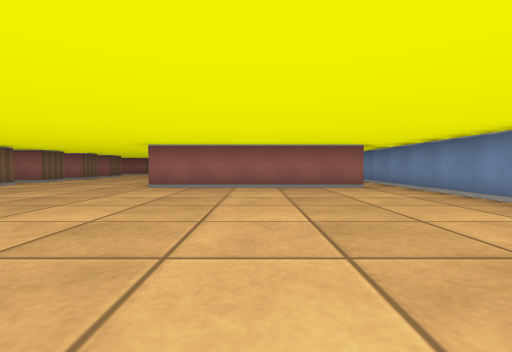
[1] (above)

24 first-person views from a walk through a cub3D level. The camera is about half as high as the walls, tilts 2° down and sees 85° across. The floor is counted in squares. Each view is taken from the middle of a square. On the plan, view 1 faces up. The plan holds only what a view shows up to about 9 squares ahead; the rest is blank.

[2]
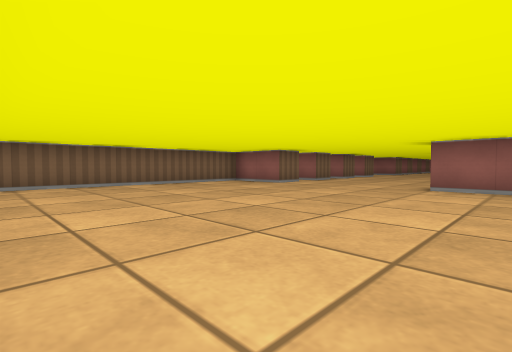

[3]
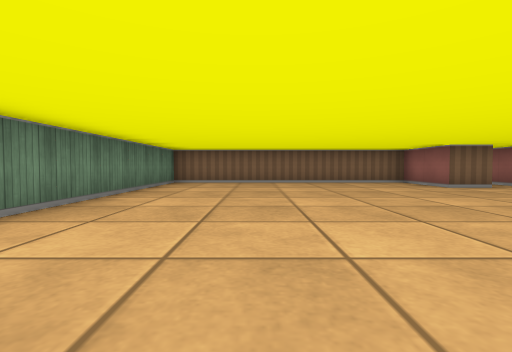

[4]
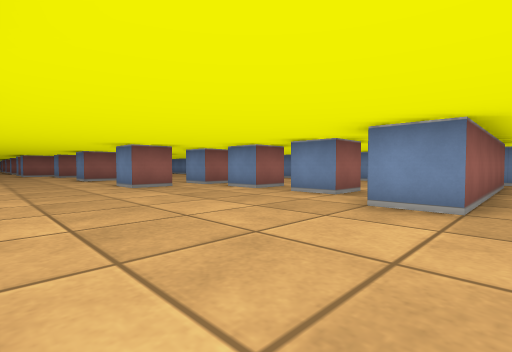

[5]
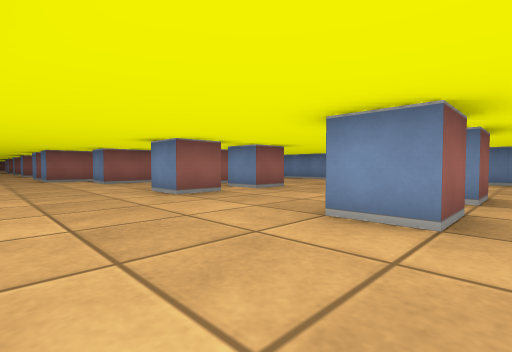

[6]
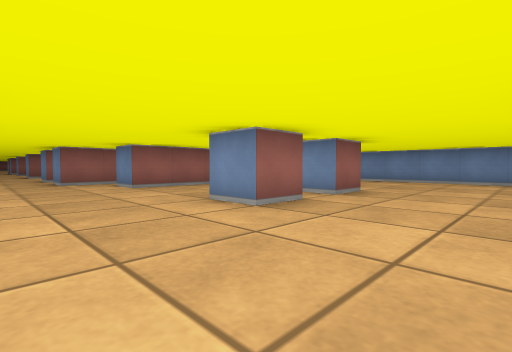

[7]
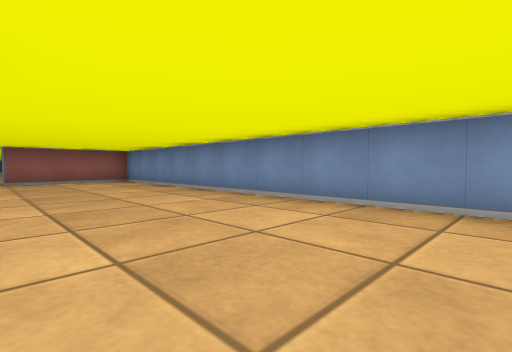

[8]
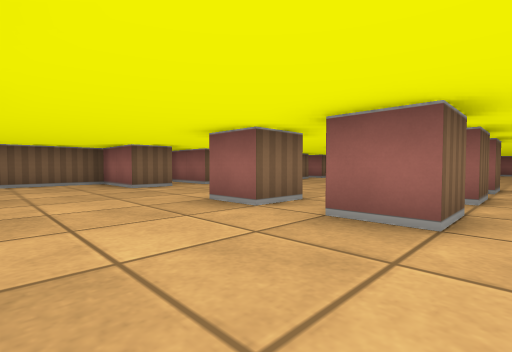

[9]
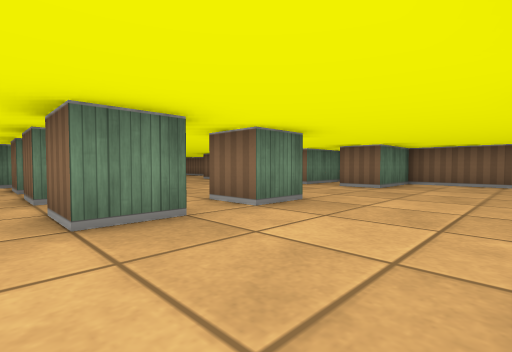

[10]
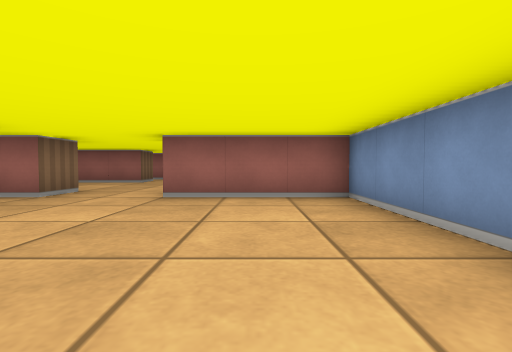

[11]
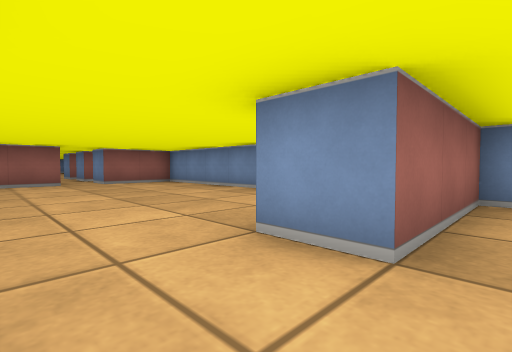

[12]
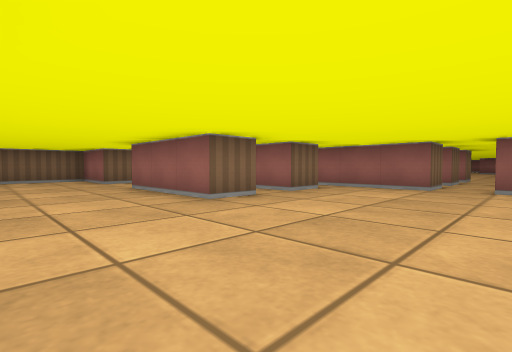

[13]
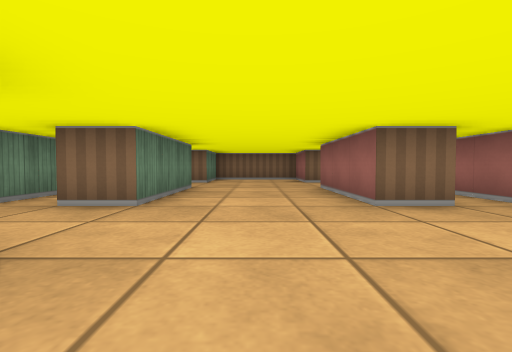

[14]
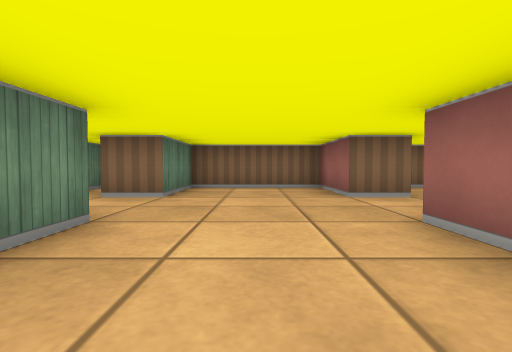

[15]
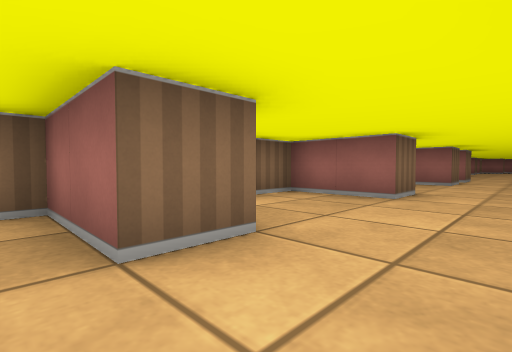

[16]
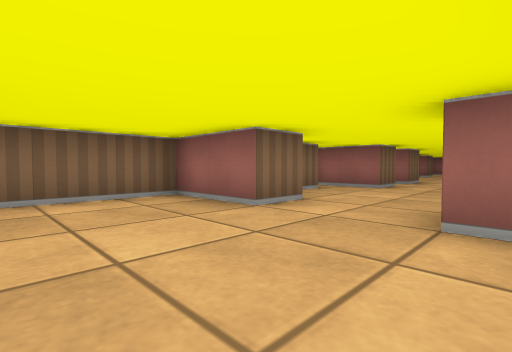

[17]
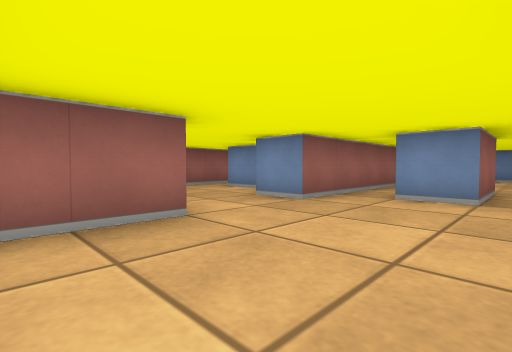

[18]
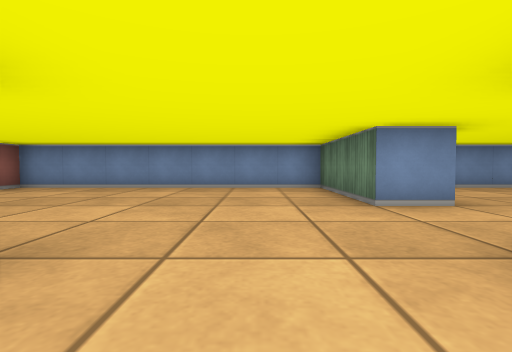

[19]
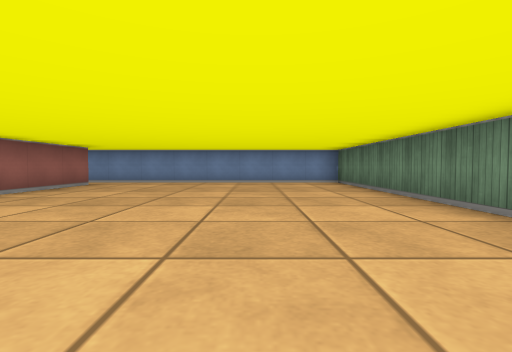

[20]
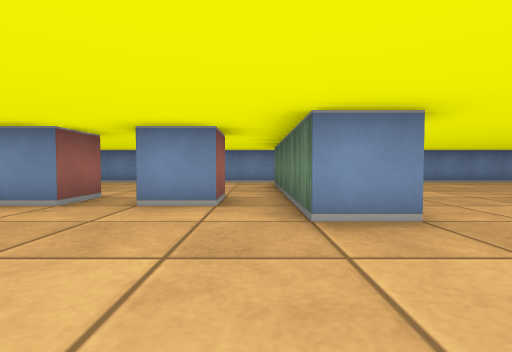

[21]
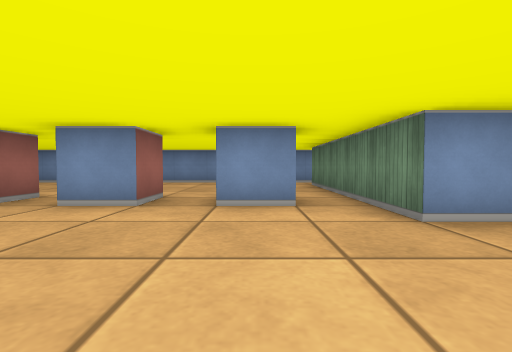

[22]
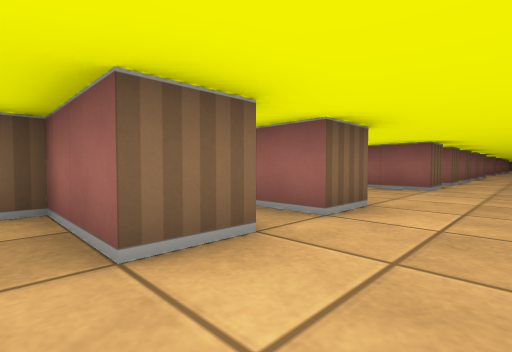

[23]
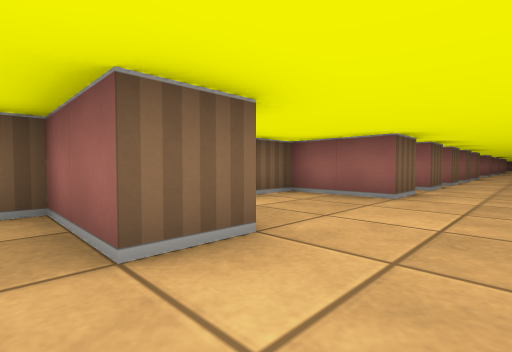

[24]
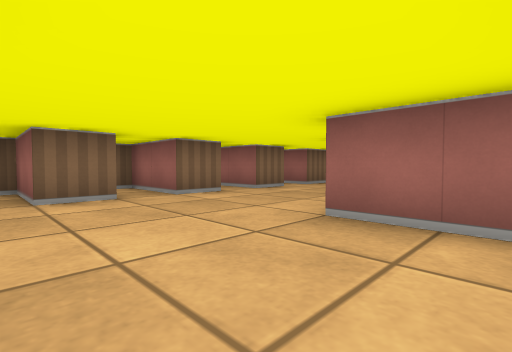

### Floor plan
Key: @ floor where view 1 was taken; # wall or solid block; . floor.
Columns run from 9 left of view 1 to 4 right of it. Each row starts with its distance up from view 1.
 39   #.
 38   ..
 37  ##..##  #.
 36  ......   .
 35  #....#  #.
 34   ....    .
 33 ###..#####.###
 32 #............#
 31 #.....##.....#
 30 #............#
 29 ###..###.....#
 28 #............#
 27 #............#
 26 #............#
 25 ###..###..####
 24  ....  ......#
 23  ##..###.....#
 22   .....  ....#
 21 ###...###....#
 20 #............#
 19 ###.....#....#
 18 #............#
 17 ###...#.#....#
 16 #............#
 15 #............#
 14 #............#
 13 ###...#.#....#
 12 #............#
 11 ###.....#....#
 10 #............#
  9 ###.....#....#
  8   ...........#
  7 ###....#####.#
  6 #............#
  5 #............#
  4 #............#
  3 #............#
  2 #............#
  1 #............#
  0 #........@...#
 -1 ##############

Where each view was taken, in squares from view 1:
view 1: 0 up, 0 right, facing up
view 2: 0 up, 1 left, facing up-left
view 3: 2 up, 0 right, facing left
view 4: 6 up, 6 left, facing up-right
view 5: 12 up, 6 left, facing up-right
view 6: 14 up, 6 left, facing up-right
view 7: 15 up, 0 right, facing up-right
view 8: 14 up, 0 right, facing up-left
view 9: 16 up, 0 right, facing down-left
view 10: 20 up, 2 right, facing up
view 11: 24 up, 1 left, facing up-right
view 12: 26 up, 2 right, facing up-left
view 13: 27 up, 2 right, facing left
view 14: 27 up, 2 left, facing left
view 15: 28 up, 5 left, facing up-left
view 16: 30 up, 4 left, facing up-left
view 17: 30 up, 8 left, facing up-right
view 18: 27 up, 3 left, facing right
view 19: 2 up, 5 left, facing right
view 20: 8 up, 5 left, facing right
view 21: 9 up, 5 left, facing right
view 22: 10 up, 5 left, facing up-left
view 23: 12 up, 5 left, facing up-left
view 24: 18 up, 2 left, facing up-left
